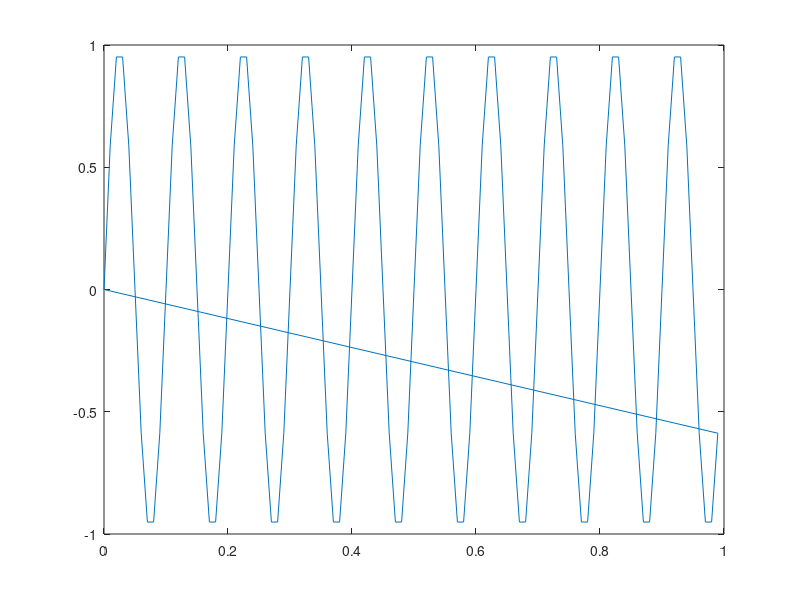

This chart was generated by the following MATLAB code:
clc;
close all;
x=0:0.01:1;
fileID=fopen('sin.txt','w');
fprintf(fileID,'%f',x);
fclose(fileID);

clc;
clear all;
close all;
fileID=fopen('sin.txt','r');
M=fscanf(fileID,'%f');
fclose(fileID);
f=10;
x=sin(2*pi*f*M);
plot(M,x)